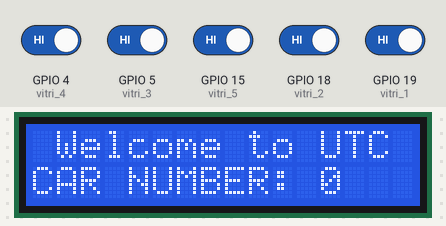
The sketch below on a simulated ESP32. Parts: 16×2 character LCD. Inputs (shaded band) come from the test bench; at power-on: GPIO 4 (vitri_4), GPIO 5 (vitri_3), GPIO 15 (vitri_5), GPIO 18 (vitri_2), GPIO 19 (vitri_1) HIGH. WiFi joins after 1.5 s; servers stay silent unless stated; what the sketch prints to the serial monitor is not drawn.

Above: at 3.0 s.
3.1 s: GPIO 4 (vitri_4) driven LOW
At 5.0 s:
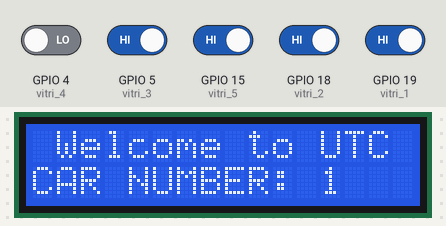
5.4 s: GPIO 5 (vitri_3) driven LOW
At 7.2 s:
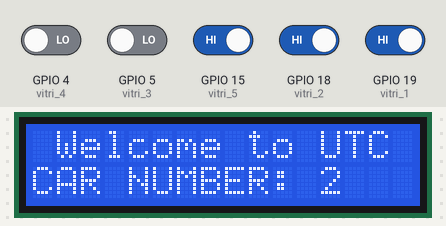
7.5 s: GPIO 15 (vitri_5) driven LOW
At 8.8 s:
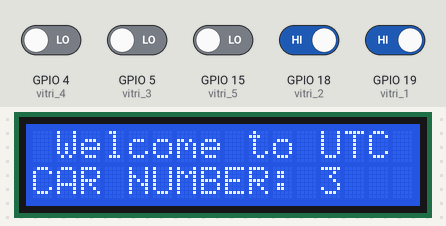
9.5 s: GPIO 18 (vitri_2) driven LOW
At 11.2 s:
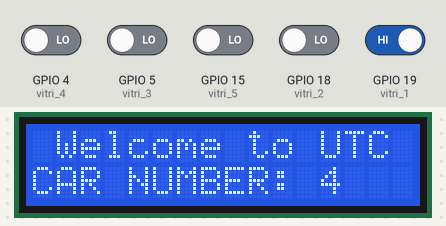
11.6 s: GPIO 19 (vitri_1) driven LOW
At 12.5 s:
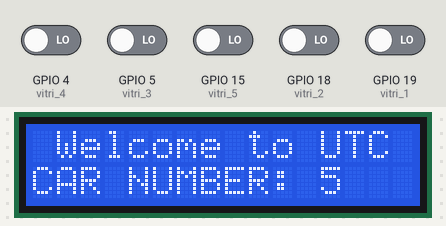
Timing chart, 0 to 14.6 s (numbered marks = the images above; inputs shaded):
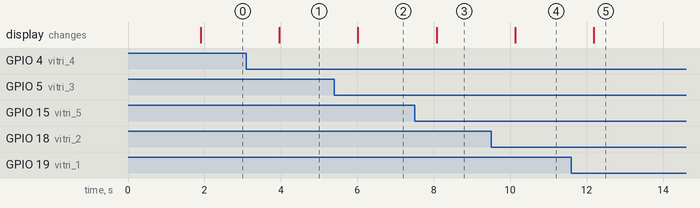

Measured:
- after the input at 3.1 s, the display: changes after 0.86 s (image 1)
- after the input at 5.4 s, the display: changes after 0.62 s (image 2)
- after the input at 7.5 s, the display: changes after 0.58 s (image 3)
- after the input at 9.5 s, the display: changes after 0.63 s (image 4)
- after the input at 11.6 s, the display: changes after 0.59 s (image 5)

The sketch:

IoT.ino
```cpp
#include <Wire.h>
#include <LiquidCrystal_I2C.h>
LiquidCrystal_I2C lcd(0X27, 16, 2);
#define BLYNK_TEMPLATE_ID "TMPL6uQhcd9Vl"
#define BLYNK_TEMPLATE_NAME "SMART PARKING IOT"
#define BLYNK_AUTH_TOKEN "zGXTh7A8LGZVi8vESARNalmOnrUZQKxn"
#include <WiFi.h>
#include <WiFiClient.h>
#include <WiFiClientSecure.h>
#include <BlynkSimpleEsp32.h>

char ssid[] = "Thanh Dat";
char pass[] = "07091975";
BlynkTimer timer;

int vitri_1 = 19;
int vitri_2 = 18;
int vitri_3 = 5;
int vitri_4 = 4;
int vitri_5 = 15;

uint8_t pre_vt1 = 1;
uint8_t pre_vt2 = 1;
uint8_t pre_vt3 = 1;
uint8_t pre_vt4 = 1;
uint8_t pre_vt5 = 1;


int count = 0;

void setup() {
  Serial.begin(9600);
  lcd.init();
  lcd.backlight();
  lcd.clear();
  pinMode(vitri_1, INPUT);
  pinMode(vitri_2, INPUT);
  pinMode(vitri_3, INPUT);
  pinMode(vitri_4, INPUT);
  pinMode(vitri_5, INPUT);

  Blynk.begin(BLYNK_AUTH_TOKEN, ssid, pass);
}

void loop() {
  int slot1 = digitalRead(vitri_1);
  int slot2 = digitalRead(vitri_2);
  int slot3 = digitalRead(vitri_3);
  int slot4 = digitalRead(vitri_4);
  int slot5 = digitalRead(vitri_5);

  bool isChanged_slot1 = false;
  bool isChanged_slot2 = false;
  bool isChanged_slot3 = false;
  bool isChanged_slot4 = false;
  bool isChanged_slot5 = false;


  if (slot1 != pre_vt1 && (slot1 == HIGH || slot1 == LOW)) {
    pre_vt1 = slot1;
    isChanged_slot1 = true;
    if (slot1 == HIGH) count--;
    else count++;
  }
  if (slot2 != pre_vt2 && (slot2 == HIGH || slot2 == LOW)) {
    pre_vt2 = slot2;
    isChanged_slot2 = true;
    if (slot2 == HIGH) count--;
    else count++;
  }
  if (slot3 != pre_vt3 && (slot3 == HIGH || slot3 == LOW)) {
    pre_vt3 = slot3;
    isChanged_slot3 = true;
    if (slot3 == HIGH) count--;
    else count++;
  }
  if (slot4 != pre_vt4 && (slot4 == HIGH || slot4 == LOW)) {
    pre_vt4 = slot4;
    isChanged_slot4 = true;
    if (slot4 == HIGH) count--;
    else count++;
  }
  if (slot5 != pre_vt5 && (slot5 == HIGH || slot5 == LOW)) {
    pre_vt5 = slot5;
    isChanged_slot5 = true;
    if (slot5 == HIGH) count--;
    else count++;
  }
  if (isChanged_slot1) {
    Blynk.virtualWrite(V0, slot1);
  }
  if (isChanged_slot2) {
    Blynk.virtualWrite(V1, slot2);
  }
  if (isChanged_slot3) {
    Blynk.virtualWrite(V2, slot3);
  }
  if (isChanged_slot4) {
    Blynk.virtualWrite(V3, slot4);
  }
  if (isChanged_slot5) {
    Blynk.virtualWrite(V4, slot5);
  }

  Serial.print(slot1);
  Serial.print(" ");
  Serial.print(slot2);
  Serial.print(" ");
  Serial.print(slot3);
  Serial.print(" ");
  Serial.print(slot4);
  Serial.print(" ");
  Serial.print(slot5);
  Serial.print(" ,");
  Serial.print(count);
  Serial.println(" ");


  lcd.setCursor(1, 0);
  lcd.print("Welcome to UTC");
  lcd.setCursor(0, 1);
  lcd.print("CAR NUMBER: ");
  lcd.setCursor(12, 1);
  lcd.print(" ");
  lcd.setCursor(12, 1);
  lcd.print(count);

  delay(1000);

  Blynk.run();
  timer.run();
}
```
